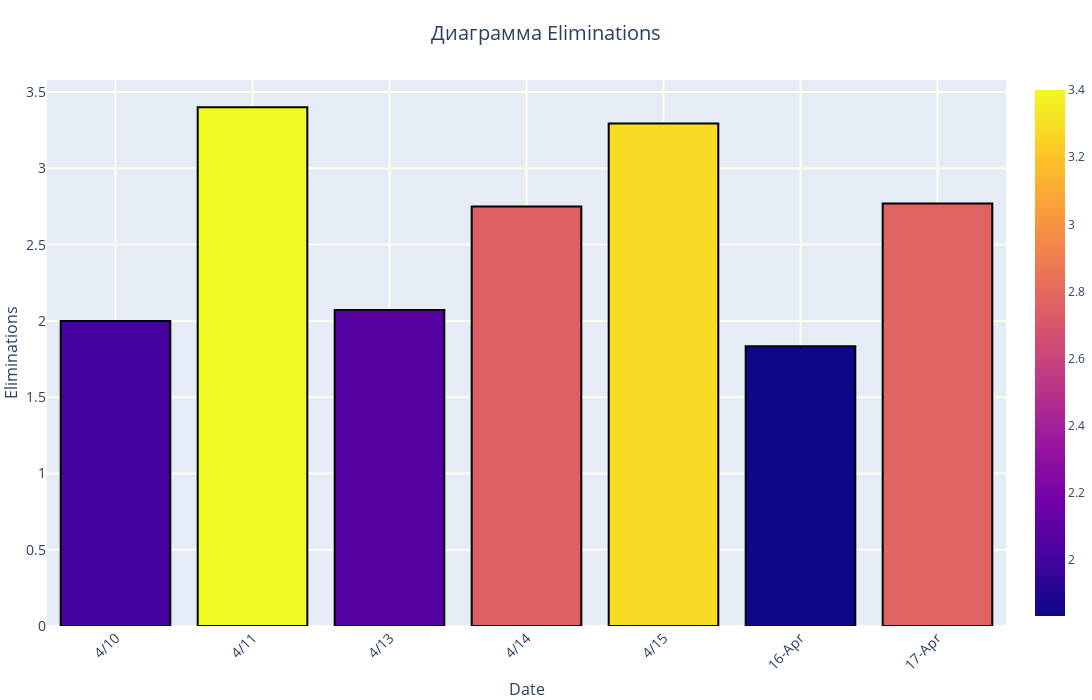

This figure's notebook cell:
### Code cell
y = df.groupby('Date').Eliminations.mean()
x = df['Date'].unique()

fig = go.Figure()
bar_chart = go.Bar(x=x, y=y, marker=dict(color=y, coloraxis="coloraxis", line=dict(color='black', width=2)))
fig.add_trace(bar_chart)

fig.update_layout(
    title='Диаграмма Eliminations',
    title_x=0.5,
    title_font=dict(size=20),
)

fig.update_xaxes(
    title='Date',
    title_font=dict(size=16),
    tickangle=315,
    tickfont=dict(size=14),
    gridwidth=2,
    gridcolor='ivory',
)

fig.update_yaxes(
    title='Eliminations',
    title_font=dict(size=16),
    tickfont=dict(size=14),
    gridwidth=2,
    gridcolor='ivory',
)

fig.update_layout(
    width=1200,
    height=700,
    margin=dict(l=0, r=0, t=80, b=0)
)

fig.show()

### Figure 1 — Plotly figure (JSON) as saved in the notebook; plotly's stock layout.template omitted (floating-point values rounded to 4 significant figures)
{"data": [{"marker": {"color": [2.0, 3.4, 2.071, 2.75, 3.294, 1.833, 2.769], "coloraxis": "coloraxis", "line": {"color": "black", "width": 2}}, "x": ["4/10", "4/11", "4/13", "4/14", "4/15", "16-Apr", "17-Apr"], "y": [2.0, 3.4, 2.071, 2.75, 3.294, 1.833, 2.769], "type": "bar"}], "layout": {"title": {"text": "Диаграмма Eliminations", "x": 0.5, "font": {"size": 20}}, "xaxis": {"title": {"text": "Date", "font": {"size": 16}}, "tickfont": {"size": 14}, "tickangle": -45, "gridwidth": 2, "gridcolor": "ivory"}, "yaxis": {"title": {"text": "Eliminations", "font": {"size": 16}}, "tickfont": {"size": 14}, "gridwidth": 2, "gridcolor": "ivory"}, "margin": {"l": 0, "r": 0, "t": 80, "b": 0}, "width": 1200, "height": 700}}
